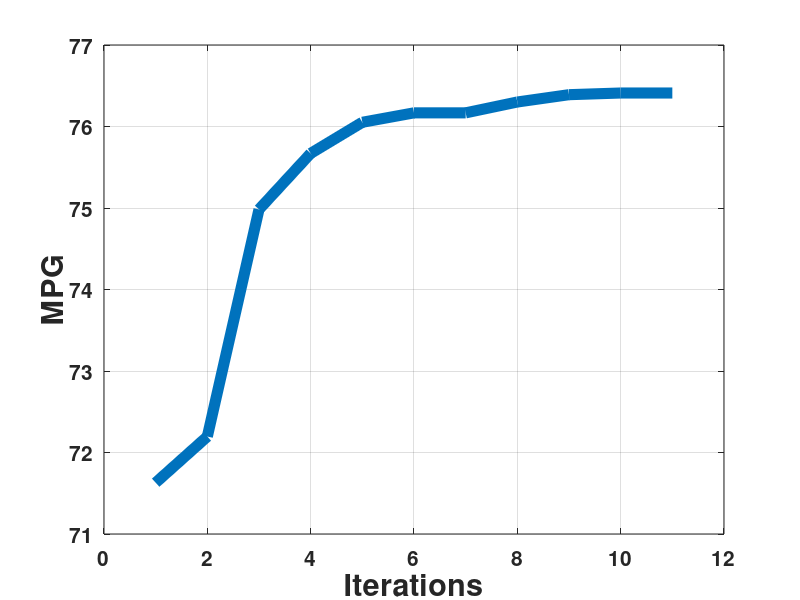
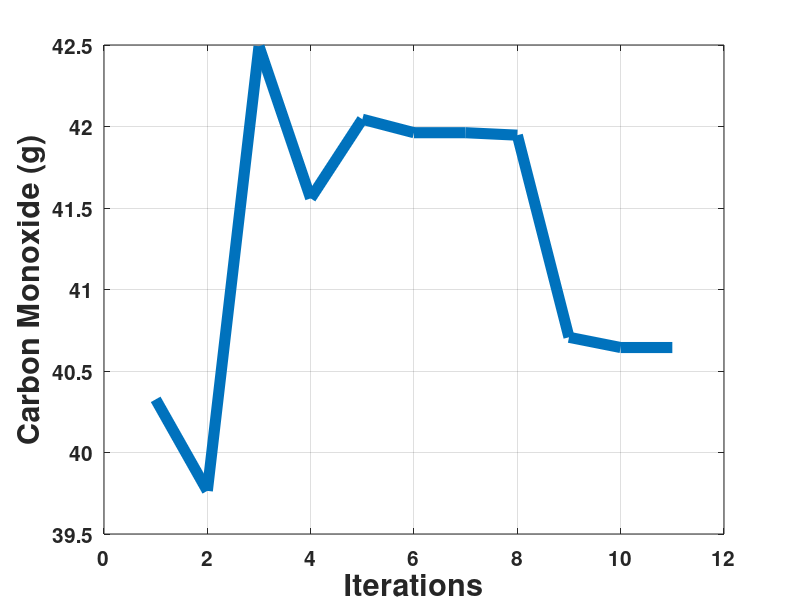
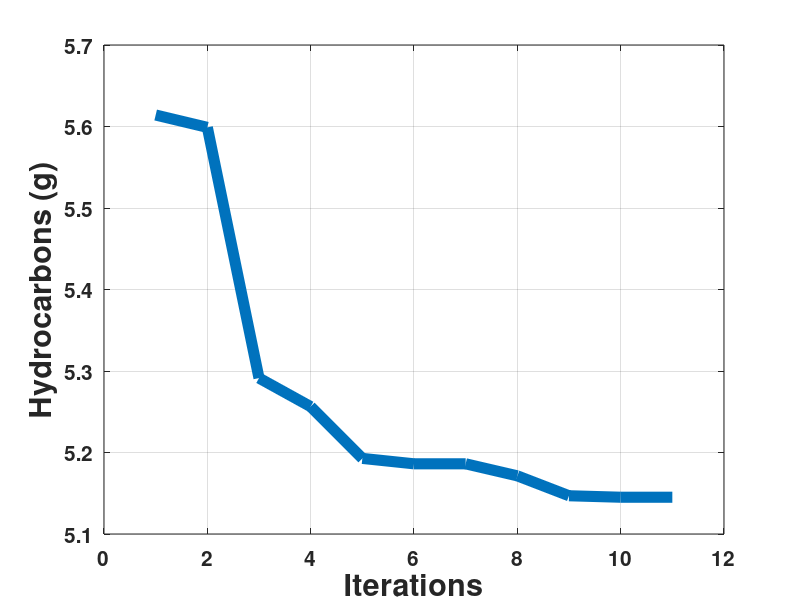
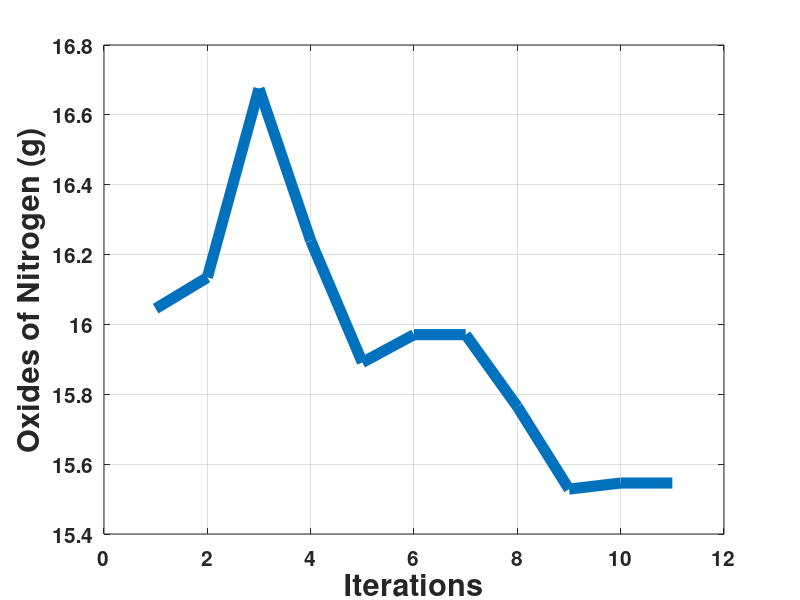

These charts were generated, in order, by the following MATLAB code:
clear
clc
close all
load HWFET_50_1_Nm_005_SOC_no_emiss

Results_Improvement = zeros(1,3);
Results_Pars = zeros(1,3);

figure(1);
mpg = DP_optimization.GLOBAL.f_min_hist.c(:,3);
iter = DP_optimization.GLOBAL.f_min_hist.iter;
plot(iter,mpg,'linewidth',8)
xlabel('Iterations')
ylabel('MPG'),grid
%title('No Shift UDDS')
set(gca,'FontSize',15,'fontWeight','bold')
set(findall(gcf,'type','text'),'FontSize',22,'fontWeight','bold')

figure(2);
CO = DP_optimization.GLOBAL.f_min_hist.c(:,5);
iter = DP_optimization.GLOBAL.f_min_hist.iter;
plot(iter,CO,'linewidth',8)
xlabel('Iterations')
ylabel('Carbon Monoxide (g)'),grid
%title('No Shift UDDS')
set(gca,'FontSize',15,'fontWeight','bold')
set(findall(gcf,'type','text'),'FontSize',22,'fontWeight','bold')

figure(3);
HC = DP_optimization.GLOBAL.f_min_hist.c(:,6);
iter = DP_optimization.GLOBAL.f_min_hist.iter;
plot(iter,HC,'linewidth',8)
xlabel('Iterations')
ylabel('Hydrocarbons (g)'),grid
%title('No Shift UDDS')
set(gca,'FontSize',15,'fontWeight','bold')
set(findall(gcf,'type','text'),'FontSize',22,'fontWeight','bold')

figure(4);
NOx = DP_optimization.GLOBAL.f_min_hist.c(:,4);
iter = DP_optimization.GLOBAL.f_min_hist.iter;
plot(iter,NOx,'linewidth',8)
xlabel('Iterations')
ylabel('Oxides of Nitrogen (g)'),grid
%title('No Shift UDDS')
set(gca,'FontSize',15,'fontWeight','bold')
set(findall(gcf,'type','text'),'FontSize',22,'fontWeight','bold')


% Calculate the Improvement
fprintf('\nMPG\n')
First = mpg(1)
Final = mpg(length(mpg))
Percent_improvement = (mpg(length(mpg))-mpg(1))/mpg(length(mpg))*100
Results_Improvement(1,:) = [First, Final, Percent_improvement];

fprintf('\nCO\n')
First = CO(1)
Final = CO(length(CO))
Percent_improvement = (CO(length(CO))-CO(1))/CO(length(CO))*100
Results_Improvement(2,:) = [First, Final, Percent_improvement];

fprintf('\nHC\n')
First = HC(1)
Final = HC(length(HC))
Percent_improvement = (HC(length(HC))-HC(1))/HC(length(HC))*100
Results_Improvement(3,:) = [First, Final, Percent_improvement];

fprintf('\nNOx\n')
First = NOx(1)
Final = NOx(length(NOx))
Percent_improvement = (NOx(length(NOx))-NOx(1))/NOx(length(NOx))*100
Results_Improvement(4,:) = [First, Final, Percent_improvement];


% Pull out Parameters
trq_eng = DP_optimization.GLOBAL.f_min_hist.x(:,3);
trq_mot = DP_optimization.GLOBAL.f_min_hist.x(:,4);
fd_ratio = DP_optimization.GLOBAL.f_min_hist.x(:,1);
G_ratio = DP_optimization.GLOBAL.f_min_hist.x(:,2);


x_L=[0.5*trq_eng,0.5*trq_mot,0.5*fd_ratio,0.5*G_ratio];
x_U=[1.5*trq_eng,1.5*trq_mot,1.5*fd_ratio,1.5*G_ratio];

Results_Pars(1,:) = [x_L(1), x_L(1), trq_eng(end)];
Results_Pars(2,:) = [x_L(2), x_L(2), trq_mot(end)];
Results_Pars(3,:) = [x_L(3), x_L(3), fd_ratio(end)];
Results_Pars(4,:) = [x_L(4), x_L(4), G_ratio(end)];


% % Add in Grade Test, Accel Test Results, delta soc, and delta trace
% time0_60 = DP_optimization.GLOBAL.f_min_hist.c(:,8);
% time40_60 = DP_optimization.GLOBAL.f_min_hist.c(:,9);
% time0_85 = DP_optimization.GLOBAL.f_min_hist.c(:,10);
% grade = DP_optimization.GLOBAL.f_min_hist.c(:,11);
% delta_soc = DP_optimization.GLOBAL.f_min_hist.c(:,1);
% delta_trace = DP_optimization.GLOBAL.f_min_hist.c(:,2);
% 
% Results_Improvement(6,:) = [time0_60(1), time0_60(end), (time0_60(end)-time0_60(1))/time0_60(end)*100];
% Results_Improvement(7,:) = [time40_60(1), time40_60(end), (time40_60(end)-time40_60(1))/time40_60(end)*100];
% Results_Improvement(8,:) = [time0_85(1), time0_85(end), (time0_85(end)-time0_85(1))/time0_85(end)*100];
% Results_Improvement(8,:) = [grade(1), grade(end), (grade(end)-grade(1))/grade(end)*100];
% Results_Improvement(8,:) = [delta_soc(1), delta_soc(end), (delta_soc(end)-delta_soc(1))/delta_soc(end)*100];
% Results_Improvement(8,:) = [delta_trace(1), delta_trace(end), (delta_trace(end)-delta_trace(1))/delta_trace(end)*100];

% Calcualte the Size of the Prime Movers
fprintf('\nPrime Mover Sizes\n')

fprintf('\nICE')
First = 67*trq_eng(1)
Final = 67*trq_eng(length(trq_eng))
Increase = (Final-First)/Final*100
Results_Improvement(9,:) = [First, Final, Increase];

fprintf('\nMotor')
First = 49*trq_mot(1)
Final = 49*trq_mot(length(trq_mot))
Increase = (Final-First)/Final*100
Results_Improvement(10,:) = [First, Final, Increase];



% % Calculate the Mass of the Components
% 
% % Engine
% First = (4.1384*trq_eng(1)*67000/1000+14.5);
% Final = (4.1384*trq_eng(end)*67000/1000+14.5);
% Increase = (Final-First)/Final*100;
% Results_Improvement(12,:) = [First, Final, Increase];
% % Motor
% First = (0.8635*trq_mot(1)*49000/1000+28.5);
% Final = (0.8635*trq_mot(end)*49000/1000+28.5);
% Increase = (Final-First)/Final*100;
% Results_Improvement(13,:) = [First, Final, Increase];
% % Battery
% First = ((44*.4536)/20)*cap_scale(1)*modules(1);
% Final = ((44*.4536)/20)*cap_scale(end)*modules(end);
% Increase = (Final-First)/Final*100;
% Results_Improvement(14,:) = [First, Final, Increase];


